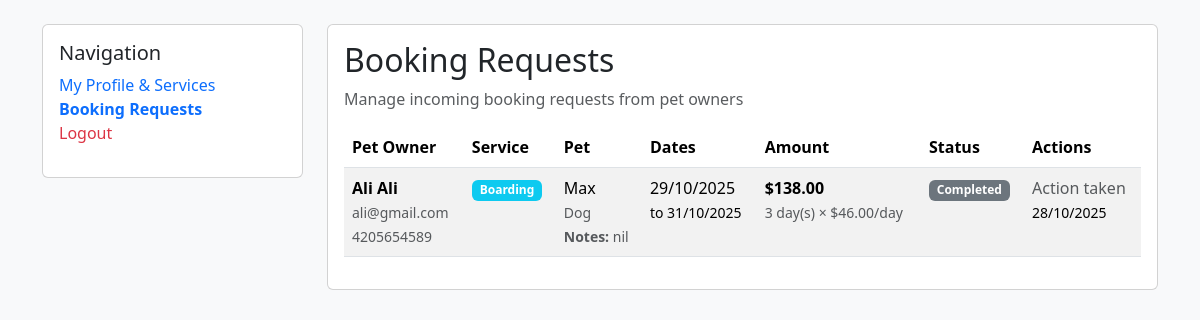
The app's page /sitter-inbox (signed in) with its own data.
### database.py (models this page shows, shortened)
class Booking(db.Model):
    id = db.Column(db.Integer, primary_key=True)
    owner_id = db.Column(db.Integer, db.ForeignKey('user.id'), nullable=False)
    sitter_id = db.Column(db.Integer, db.ForeignKey('user.id'), nullable=False)
    service_id = db.Column(db.Integer, db.ForeignKey('sitter_service.id'), nullable=False)
    status = db.Column(db.Enum(BookingStatus), default=BookingStatus.pending)
    start_date = db.Column(db.Date, nullable=False)
    end_date = db.Column(db.Date, nullable=False)
    total_days = db.Column(db.Integer, nullable=False)
    total_amount = db.Column(db.Float, nullable=False)
    pet_type = db.Column(db.String(100), nullable=False)
    pet_name = db.Column(db.String(100), nullable=False)
    special_instructions = db.Column(db.Text)
    created_at = db.Column(db.DateTime, default=datetime.utcnow)
    updated_at = db.Column(db.DateTime, default=datetime.utcnow, onupdate=datetime.utcnow)
    confirmed_at = db.Column(db.DateTime)
    completed_at = db.Column(db.DateTime)

class User(db.Model):
    id = db.Column(db.Integer, primary_key=True)
    email = db.Column(db.String(255), unique=True, nullable=False)
    password = db.Column(db.String(255), nullable=False)
    role = db.Column(db.Enum(Role), nullable=False, default=Role.customer)
    created_at = db.Column(db.DateTime, default=datetime.utcnow)
    first_name = db.Column(db.String(100))
    last_name = db.Column(db.String(100))
    phone = db.Column(db.String(20))
    city = db.Column(db.String(100))
    suburb = db.Column(db.String(100))
    created_at = db.Column(db.DateTime, default=datetime.utcnow)
    sitter_services = db.relationship('SitterService', backref='sitter', lazy=True)
    owner_bookings = db.relationship('Booking', foreign_keys='Booking.owner_id', backref='owner', lazy=True)
    sitter_bookings = db.relationship('Booking', foreign_keys='Booking.sitter_id', backref='sitter', lazy=True)

class SitterService(db.Model):
    id = db.Column(db.Integer, primary_key=True)
    sitter_id = db.Column(db.Integer, db.ForeignKey('user.id'), nullable=False)
    service_type = db.Column(db.Enum(ServiceType), nullable=False)
    fixed_rate = db.Column(db.Float, nullable=False)  # Fixed price for this service
    description = db.Column(db.Text)
    is_active = db.Column(db.Boolean, default=True)
    created_at = db.Column(db.DateTime, default=datetime.utcnow)
    updated_at = db.Column(db.DateTime, default=datetime.utcnow, onupdate=datetime.utcnow)
    bookings = db.relationship('Booking', backref='service', lazy=True)

### main.py (the view)
@app.route("/sitter-inbox")
def sitter_inbox():
    sitter = User.query.filter_by(email=session.get('user_email')).first()
    bookings = Booking.query.filter_by(sitter_id=sitter.id).order_by(Booking.created_at.desc()).all()
    return render_template("sitter_inbox.html", bookings=bookings)

### templates/sitter_inbox.html (shortened to what this page needs)
<!DOCTYPE html>
<html lang="en">
<head>
    <link href="https://cdn.jsdelivr.net/npm/bootstrap@5.3.2/dist/css/bootstrap.min.css" rel="stylesheet">
    <link rel="stylesheet" href="https://cdn.jsdelivr.net/npm/bootstrap-icons@1.11.1/font/bootstrap-icons.css">
</head>
<body class="bg-light">
    <div class="container mt-4">
        <div class="row">
            <div class="col-md-3">
                <div class="card">
                    <div class="card-body">
                        <h5 class="card-title">Navigation</h5>
                        <ul class="list-unstyled">
                            <li><a href="{{ url_for('sitter_dashboard') }}" class="text-decoration-none">My Profile & Services</a></li>
                            <li><a href="{{ url_for('sitter_inbox') }}" class="text-decoration-none fw-bold">Booking Requests</a></li>
                            <li><a href="{{ url_for('login') }}" class="text-decoration-none text-danger">Logout</a></li>
                        </ul>
                    </div>
                </div>
            </div>
            <div class="col-md-9">
                <div class="card">
                    <div class="card-body">
                        <h2 class="card-title">Booking Requests</h2>
                        <p class="text-muted">Manage incoming booking requests from pet owners</p>
                        <div class="table-responsive">
                            <table class="table table-striped">
                                <thead>
                                    <tr>
                                        <th>Pet Owner</th>
                                        <th>Service</th>
                                        <th>Pet</th>
                                        <th>Dates</th>
                                        <th>Amount</th>
                                        <th>Status</th>
                                        <th>Actions</th>
                                    </tr>
                                </thead>
                                <tbody>
                                    {% if bookings %}
                                        {% for booking in bookings %}
                                        <tr>
                                            <td>
                                                <strong>{{ booking.owner.first_name }} {{ booking.owner.last_name }}</strong>
                                                <br>
                                                <small class="text-muted">{{ booking.owner.email }}</small>
                                                <br>
                                                <small class="text-muted">{{ booking.owner.phone or 'No phone' }}</small>
                                            </td>
                                            <td>
                                                {% if booking.service.service_type.value == 'boarding' %}
                                                    <span class="badge bg-info">Boarding</span>
                                                {% elif booking.service.service_type.value == 'daycare' %}
                                                    <span class="badge bg-info"> Daycare</span>
                                                {% elif booking.service.service_type.value == 'walking' %}
                                                    <span class="badge bg-info"> Walking</span>
                                                {% endif %}
                                            </td>
                                            <td>
                                                {{ booking.pet_name }}<br>
                                                <small class="text-muted">{{ booking.pet_type }}</small>
                                                {% if booking.special_instructions %}
                                                <br>
                                                <small class="text-muted"><strong>Notes:</strong> {{ booking.special_instructions }}</small>
                                                {% endif %}
                                            </td>
                                            <td>
                                                {{ booking.start_date.strftime('%d/%m/%Y') }}<br>
                                                <small>to {{ booking.end_date.strftime('%d/%m/%Y') }}</small>
                                            </td>
                                            <td>
                                            <strong>${{ "%.2f"|format(booking.total_amount) }}</strong>
                                            <br>
                                            <small class="text-muted">{{ booking.total_days }} day(s) × ${{ "%.2f"|format(booking.service.fixed_rate) }}/day</small>
                                            </td>
                                            <td>
                                                {% if booking.status.value == 'pending' %}
                                                    <span class="badge bg-warning"> Pending</span>
                                                {% elif booking.status.value == 'confirmed' %}
                                                    <span class="badge bg-success">Confirmed</span>
                                                {% elif booking.status.value == 'rejected' %}
                                                    <span class="badge bg-danger"> Rejected</span>
                                                {% elif booking.status.value == 'completed' %}
                                                    <span class="badge bg-secondary"> Completed</span>
                                                {% endif %}
                                            </td>
                                            <td>
                                                {% if booking.status.value == 'pending' %}
                                                    <form method="POST" action="{{ url_for('update_booking_status', booking_id=booking.id) }}" class="d-inline">
                                                        <input type="hidden" name="status" value="confirmed">
                                                        <button type="submit" class="btn btn-success btn-sm mb-1">Confirm</button>
                                                    </form>
                                                    <form method="POST" action="{{ url_for('update_booking_status', booking_id=booking.id) }}" class="d-inline">
                                                        <input type="hidden" name="status" value="rejected">
                                                        <button type="submit" class="btn btn-danger btn-sm mb-1">Reject</button>
                                                    </form>
                                                {% else %}
                                                    <span class="text-muted">Action taken</span>
                                                    <br>
                                                    <small>{{ booking.updated_at.strftime('%d/%m/%Y') }}</small>
                                                {% endif %}
                                            </td>
                                        </tr>
                                        {% endfor %}
                                    {% endif %}
                                </tbody>
                            </table>
                        </div>
                    </div>
                </div>
            </div>
        </div>
    </div>
</body>
</html>

### records on screen
Booking: owner.first_name "Ali", owner.last_name "Ali", owner.email "ali@gmail.com", owner "4205654589", pet_name "Max", pet_type "Dog", special_instructions "nil", start_date "29/10/2025", end_date "31/10/2025", total_amount "138.00", total_days "3", status "Completed", updated_at "28/10/2025"
SitterService: service.fixed_rate "46.00"
